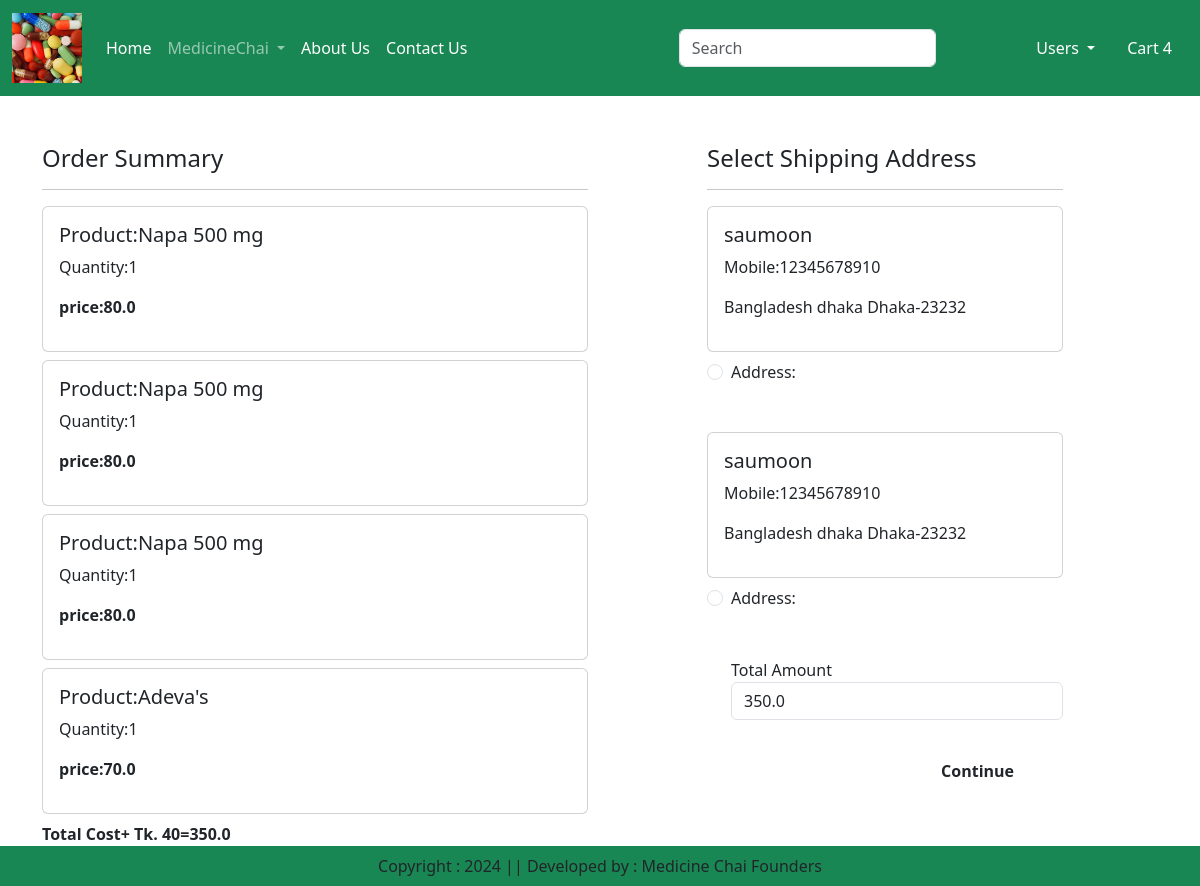
The app's page /checkout/ (signed in) with its own data.
### medicine/models.py (models this page shows, shortened)
class Cart(models.Model):
    user = models.ForeignKey(User, on_delete=models.CASCADE)
    product = models.ForeignKey(Product, on_delete=models.CASCADE)
    quantity = models.PositiveIntegerField(default=1)

class Product(models.Model):
    title = models.CharField(max_length=100)
    selling_price = models.FloatField()
    discounted_price = models.FloatField()
    quantity = models.IntegerField(null=True)
    description = models.TextField(default='')
    category = models.CharField(choices=CATEGORY_CHOICES, max_length=2)
    product_image = models.ImageField(upload_to='product')

class Customer(models.Model):
    user = models.ForeignKey(User, on_delete=models.CASCADE)
    name = models.CharField(max_length=200)
    locality = models.CharField(max_length=200)
    city = models.CharField(max_length=50)
    mobile = models.IntegerField(default=0)
    zipcode = models.IntegerField()
    state = models.CharField(choices=STATE_CHOICES, max_length=200)

### medicine/views.py (the view)
# urls.py: path('checkout/', views.checkout.as_view(), name='checkout'),
class checkout(View):
    def get(self,request):
        user=request.user
        add=Customer.objects.filter(user=user)
        cart_items=Cart.objects.filter(user=user)
        famount = 0
        for p in cart_items:
            value=p.quantity * p.product.discounted_price
            famount = famount+value
        totalamount = famount + 40
        return render(request,'app/checkout.html',locals())

### medicine/templates/app/checkout.html (shortened to what this page needs)
{% extends 'app/base.html' %}
{% load static %}
{% block main-content %}
<div class="container">
<div class="row mt-5">
 <div class ="col-sm-6">
    <h4>Order Summary</h4>
    <hr>
    {% for item in cart_items %}
    <div class="card mb-2">
     <div class="card-body">
        <h5>Product:{{item.product.title}}</h5>
        <p>Quantity:{{item.quantity}}</p>
        <p class="fw-bold">price:{{item.product.discounted_price}}</p>
     </div>
    </div>
  {% endfor %}
  <p class="fw-bold">Total Cost+ Tk. 40={{totalamount}}</p>
  <small>The money purchase</small>
 </div>
 <div class="col-sm-4 offset-sm-1">
    <h4>Select Shipping Address</h4>
    <hr>
    <form method ="post" id="myform">
        {% for ad in add %}
        <div class="card">
            <div class="card-body">
                <h5>{{ad.name}}</h5>
                <p>Mobile:{{ad.mobile}}</p>
                <p>{{ad.locality}} {{ad.city}} {{ad.state}}-{{ad.zipcode}}</p>
            </div>
        </div>
        <div class="form-check mt-2 mb-5">
            <input class="form-check-input"type="radio"name="custid{{forloop.center}}"value="{{ad.id}}">
            Address:{{forloop.center}}</label>
        </div>
        {% endfor %}
          <div class="form-check mb-3">
            <label for="totalamount" class="from-label">Total Amount</label>
            <input type="number" class="form-control" name="totalamount" value="{{totalamount}}" readonly>
          </div>
          <div class="text-end">
            <button id="Submit" type="submit" class="btn btn-wrning mt-3 px-5 fw-bold">Continue</button>
          </div>
    </form>
 </div>
</div>
</div>
{% endblock main-content %}

### records on screen
Cart: product "Napa 500 mg", quantity "1", product.discounted_price "80.0"
Cart: product "Napa 500 mg", quantity "1", product.discounted_price "80.0"
Cart: product "Napa 500 mg", quantity "1", product.discounted_price "80.0"
Cart: product "Adeva's", quantity "1", product.discounted_price "70.0"
Customer: name "saumoon", mobile "12345678910", locality "Bangladesh", city "dhaka", state "Dhaka", zipcode "23232"
Customer: name "saumoon", mobile "12345678910", locality "Bangladesh", city "dhaka", state "Dhaka", zipcode "23232"

### other values on screen
{{ totalamount }} "350.0"
